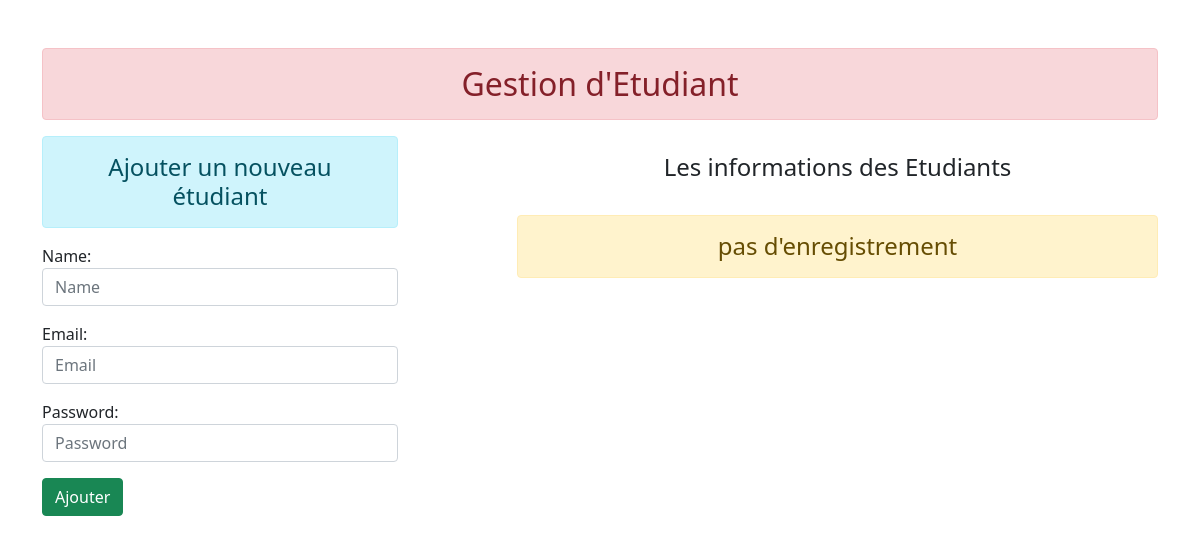
Before: / with the older database file.
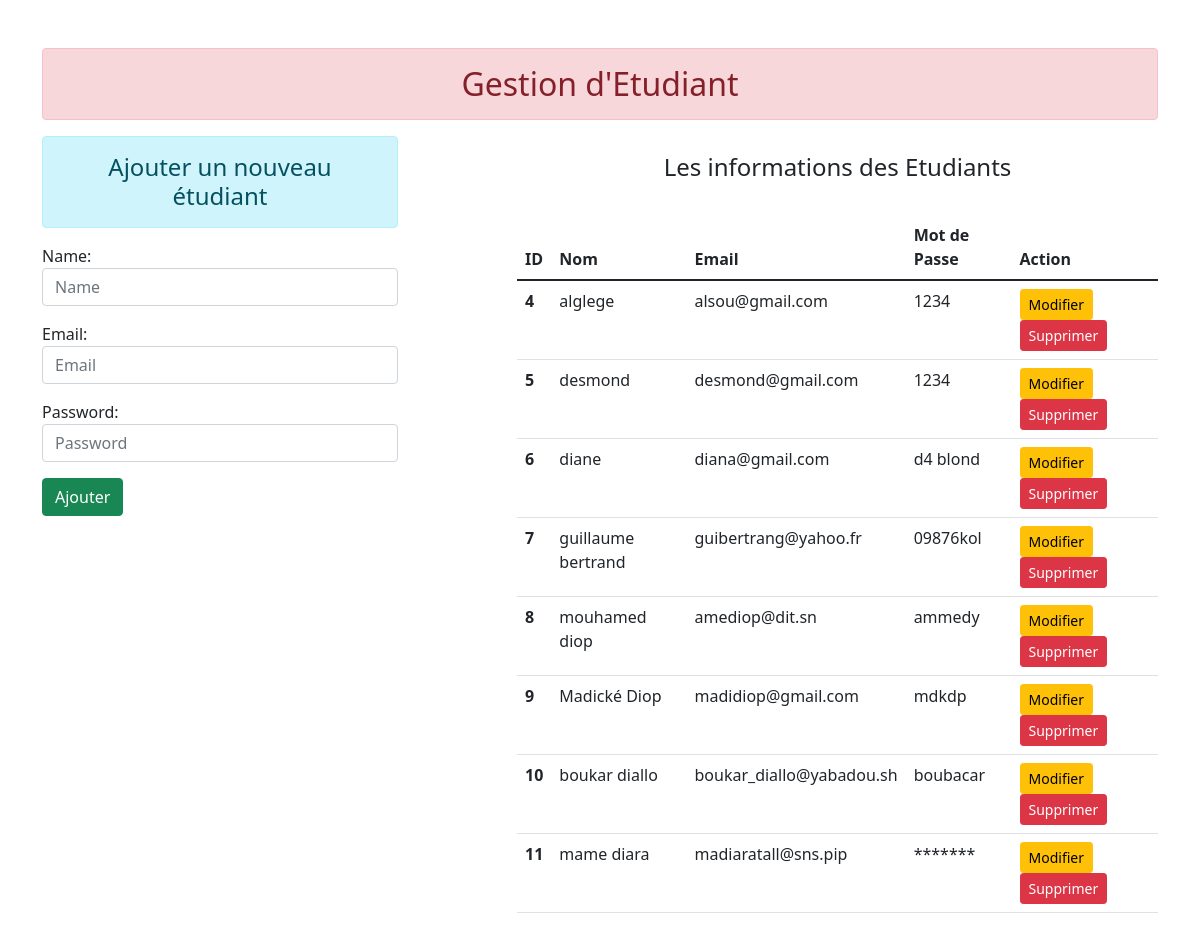
After: the same page with the newer database file.
### etudiant/models.py (models this page shows)
class User(models.Model):
    name = models.CharField(max_length=70)
    email = models.EmailField(max_length=100)
    password = models.CharField(max_length=100)

### etudiant/views.py (the view)
# urls.py: path('', views.add_show,name='addandshow'),
def add_show(request):
    if request.method == 'POST':
       fm = StudentRegistration(request.POST)
       if fm.is_valid():
           nm = fm.cleaned_data['name']
           em= fm.cleaned_data['email']
           pw= fm.cleaned_data['password']
           reg= User(name=nm, email=em, password=pw)
           reg.save()
           fm= StudentRegistration()
    else:
        fm = StudentRegistration()
        stud=User.objects.all()
    return render(request,'etudiant/addandshow.html',{'form':fm, 'stu':stud})

### etudiant/forms.py
class StudentRegistration(forms.ModelForm):
    class Meta:
        model = User
        fields = ['name', 'email', 'password']
        widgets = {
            'name': forms.TextInput(attrs={'class': 'form-control', 'placeholder': 'Name'}),
            'email': forms.EmailInput(attrs={'class': 'form-control', 'placeholder': 'Email'}),
            'password': forms.PasswordInput(render_value=True,attrs={'class': 'form-control', 'placeholder': 'Password'}),}

### etudiant/templates/etudiant/addandshow.html (shortened to what this page needs)
{% extends 'etudiant/base.html'%}
{% block content %}
<div class="row">
    <div class="col-sm-4">
        <h4 class="text-center alert alert alert-info">Ajouter un nouveau étudiant</h4>
           <form action="" methode="POST">
                {{form.as_p}}
                <input type="submit" class= "btn btn-success" value= "Ajouter">
            </form>
    </div>
    <div class="col-sm-7 offset-1">
        <h4 class="text-center alert alert ">Les informations des Etudiants</h4>
        {% if stu %}
        <table class="table table-hover">
            <thead>
              <tr>
                <th scope="col">ID</th>
                <th scope="col">Nom</th>
                <th scope="col">Email</th>
                <th scope="col">Mot de Passe</th>
                <th scope="col">Action</th>
              </tr>
            </thead>
            <tbody>
                {% for st in stu %}
              <tr>
                <th scope="row">{{st.id}}</th>
                <td>{{st.name}}</td>
                <td>{{st.email}}</td>
                <td>{{st.password}}</td>
                <td>
                    <a href="{% url 'updatedata' st.id %}" class="btn btn-warning btn-sm">Modifier</a>
                    <form action="{%url 'deletedata' st.id %}" method="post" class="d-inline">
                        <input type="submit" class="btn btn-danger btn-sm" value="Supprimer">
                    </form>
                </td>
              </tr>
              {% endfor %}
            </tbody>
          </table>
        {% else %}
        <h4 class="text-center alert alert-warning">pas d'enregistrement</h4>
        {% endif %}
    </div>
</div>
{% endblock content%}

### etudiant/templates/etudiant/base.html (shortened to what this page needs)
<!DOCTYPE html>
{% load static%}
<html lang="en">
<head>
    <link rel="stylesheet" href="{% static 'etudiant/css/bootstrap.css'%}">
</head>
<body>
    <div class="container mt-5">
        <h2 class="text-center alert alert-danger"> Gestion d'Etudiant</h2>
        {%block content%} {%endblock content%}
    </div>
</body>
</html>

Changed rows visible on the page:
added User: id "4", name "alglege", email "alsou@gmail.com", password "1234"
added User: id "5", name "desmond", email "desmond@gmail.com", password "1234"
added User: id "6", name "diane", email "diana@gmail.com", password "d4 blond"
added User: id "7", name "guillaume bertrand", email "guibertrang@yahoo.fr", password "09876kol"
added User: id "8", name "mouhamed diop", email "amediop@dit.sn", password "ammedy"
added User: id "9", name "Madické Diop", email "madidiop@gmail.com", password "mdkdp"
added User: id "10", name "boukar diallo", email "boukar_diallo@yabadou.sh", password "boubacar"
added User: id "11", name "mame diara", email "madiaratall@sns.pip", password "*******"
Other visible differences:
text no longer shown: "pas d'enregistrement"
text now shown: "ID Nom Email Mot de Passe Action"
